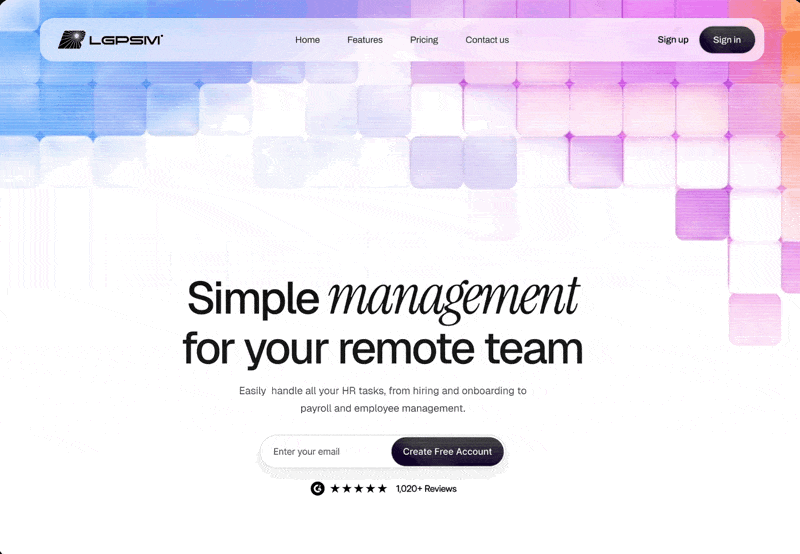
#> input picture images/16.gif, 800 x 554 px; its folder holds 4 pictures in this run
$ python generate-thumbnails.py
#> lines starting #> are read from the running program, lines starting #| are printed output that depends on the picture
#!/usr/bin/env python3
"""Generate lightweight first-frame WebP previews for local prompt media."""

from pathlib import Path
import sys

from PIL import Image, ImageOps


ROOT = Path(__file__).resolve().parents[1]
SOURCE_DIR = ROOT / "images"
OUTPUT_DIR = SOURCE_DIR / "thumbs"
SUPPORTED = {".gif", ".jpeg", ".jpg", ".png", ".webp"}
MAX_SIZE = (480, 320)


def main() -> int:
    sources = sorted(
        path
        for path in SOURCE_DIR.iterdir()
        if path.is_file() and path.suffix.lower() in SUPPORTED
    )
    OUTPUT_DIR.mkdir(exist_ok=True)

    source_bytes = 0
    output_bytes = 0
    for source in sources:
        target = OUTPUT_DIR / f"{source.name}.webp"
        source_bytes += source.stat().st_size
        try:
            with Image.open(source) as opened:
#> opened is the input picture: PIL image 800x554 P; mean R, G, B 236.5, 231.5, 243.1
                if getattr(opened, "is_animated", False):
                    opened.seek(0)
                image = ImageOps.exif_transpose(opened.copy())
                image.thumbnail(MAX_SIZE, Image.Resampling.LANCZOS)
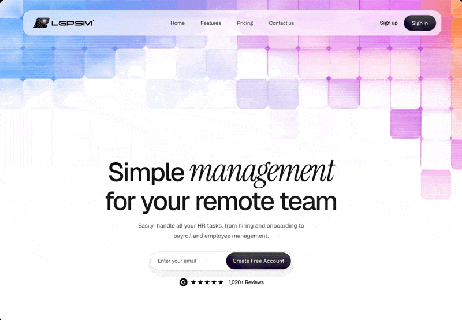
#> image: PIL image 462x320 P; mean R, G, B 236.5, 231.6, 243.1
                if image.mode not in ("RGB", "RGBA"):
                    image = image.convert("RGBA" if "transparency" in opened.info else "RGB")
                image.save(target, "WEBP", quality=68, method=6)
            output_bytes += target.stat().st_size
        except Exception as error:  # pragma: no cover - reports a corrupt source asset
            print(f"缩略图生成失败: {source.relative_to(ROOT)} ({error})", file=sys.stderr)
            return 1

    print(
        f"缩略图生成完成：{len(sources)} 张，"
        f"{source_bytes / 1024 / 1024:.1f} MB → {output_bytes / 1024 / 1024:.1f} MB"
    )
    return 0


if __name__ == "__main__":
    raise SystemExit(main())
#> (the program exits here)
